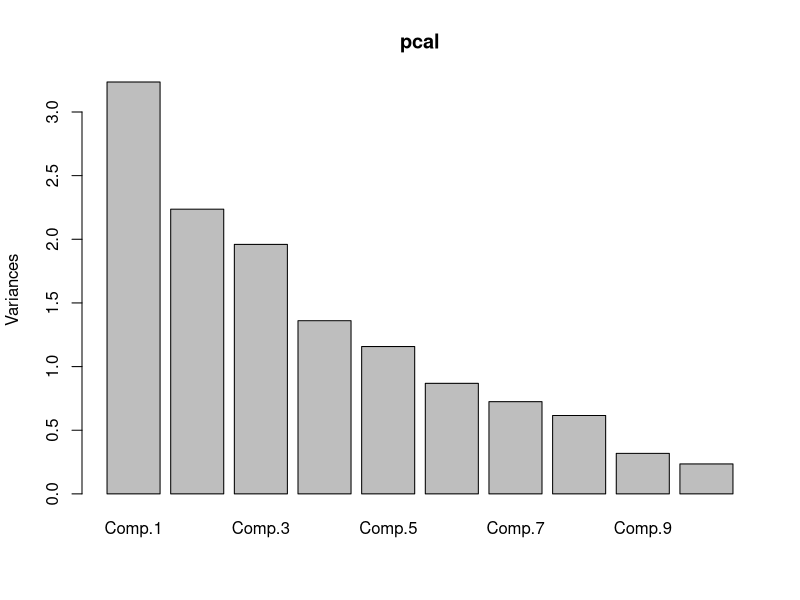
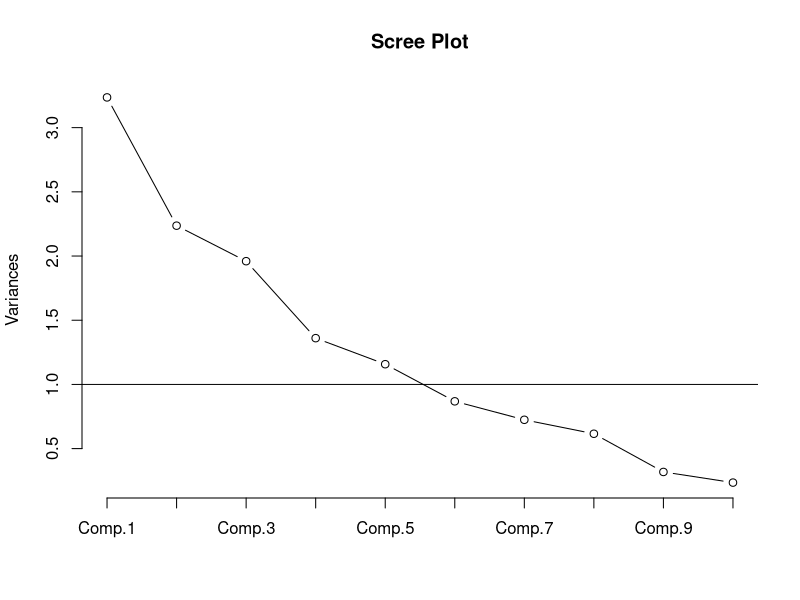
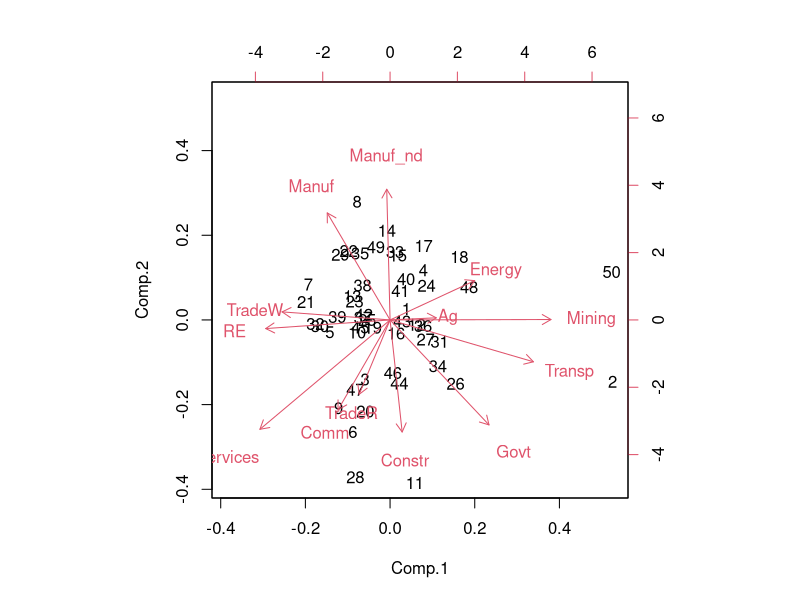

Recreate these plots in R, in order.
# Principal Component Analysis and Factor Analysis in R

mydata <- read.csv("pca_gsp.csv")
attach(mydata)

# Define variables
X <- cbind(Ag, Mining, Constr, Manuf, Manuf_nd, Transp, Comm, Energy, TradeW, TradeR, RE, Services, Govt)
X

# Descriptive statistics
summary(X)
cor(X)

# Principal component analysis
pcal <- princomp(X, scores = TRUE, cor = TRUE)
summary(pcal)

# Loadings of principal components
loadings(pcal)

# Scree plot of eigenvalues
plot(pcal)

screeplot(pcal, type = "line", main = "Scree Plot")
abline(h = 1)

# Biplot of score variables
biplot(pcal)

# Scores of the components
pcal$scores[1:10,]

# FACTOR ANALYSIS
fa1 <- factanal(X, factor = 3)
fa1

fa2 <- factanal(X, factor = 3, rotation = "varimax")
fa2

fa3 <- factanal(X, factor = 3, rotation = "varimax", scores = "regression")
fa3














